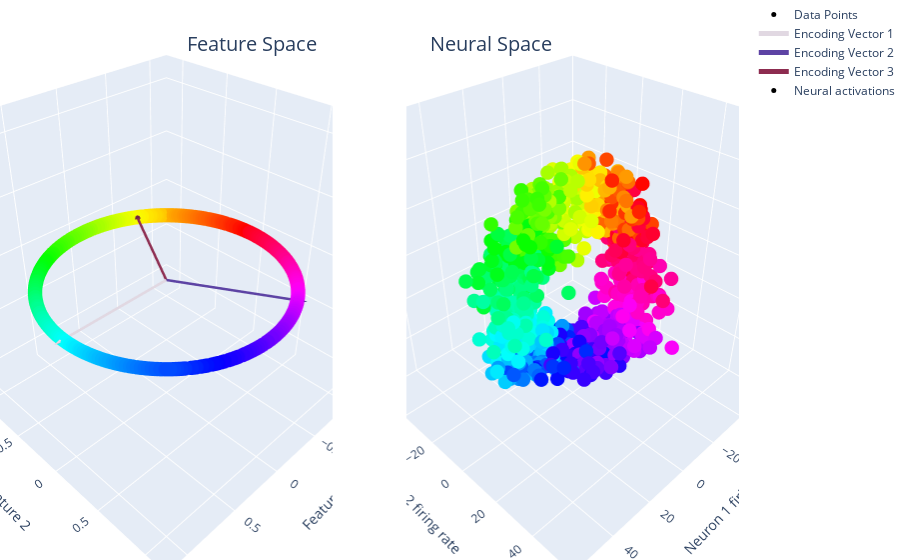

Notebook cell for this chart:
### Markdown cell above
### Plot circle $\mathcal{S}^1$ and $N=3$ encoding vectors



We will project latent manifold $\mathcal{S}^1$ (minimal embedding dimension $d=2$) into $N$-dimensional neural state space ($N=3$) with a $d\times N$ matrix $A$. The entries of $A$ are randomly sampled from a uniform distribution $U[-1,1]$ and its columns are random encoding vectors.

### Code cell
num_points = 1000
data = synthetic.hypersphere(1, num_points)

x = data[:, 0]
y = data[:, 1]
z = np.zeros(num_points)

angles = torch.atan2(data[:, 1], data[:, 0])
normalized_angles = angles / (2 * np.pi) + 1 / 2
colors = plt.cm.hsv(normalized_angles)

N = 3
place_angles = np.linspace(0, 2 * np.pi, N, endpoint=False)
encoding_matrix = gs.vstack((gs.cos(place_angles), gs.sin(place_angles)))
vectors = [encoding_matrix[:, i] for i in range(N)]

cm = plt.get_cmap("twilight")
vector_colors = [cm(1.0 * i / N) for i in range(N)]
vector_colors = [
    "rgb({}, {}, {})".format(int(r * 255), int(g * 255), int(b * 255))
    for r, g, b, _ in vector_colors
]

scatter1 = go.Scatter3d(
    x=x, y=y, z=z, mode="markers", marker=dict(size=5, color=colors), name="Data Points"
)

lines_and_cones = []
for idx, (vector, color) in enumerate(zip(vectors, vector_colors)):
    lines_and_cones.append(
        go.Scatter3d(
            x=[0, vector[0]],
            y=[0, vector[1]],
            z=[0, 0],
            mode="lines",
            line=dict(color=color, width=5),
            name=f"Encoding Vector {idx+1}",
        )
    )
    lines_and_cones.append(
        go.Cone(
            x=[vector[0]],
            y=[vector[1]],
            z=[0],
            u=[vector[0] / 10],
            v=[vector[1] / 10],
            w=[0],
            showscale=False,
            colorscale=[[0, color], [1, color]],
            sizemode="absolute",
            sizeref=0.1,
        )
    )


reference_frequency = 50

# Your existing setup for the second plot
transformed_encoding_vectors = synthetic.encode_points(
    encoding_matrix.T, encoding_matrix
)
encoded_data = synthetic.encode_points(data, encoding_matrix)
scales = gs.array([2, 1, 3])
sigmoid_data = reference_frequency * synthetic.apply_nonlinearity(
    encoded_data, "sigmoid", scales=scales
)

# hack to control variance
multiplier = 1

poisson_data = torch.poisson(multiplier * sigmoid_data) / multiplier


# synthetic_neural_manifold(points, encoding_dim, nonlinearity, poisson_multiplier=1, ref_frequency=200)


print(f"mean firing rate: {torch.mean(poisson_data):.2f} Hz")

x = poisson_data[:, 0]
y = poisson_data[:, 1]
z = poisson_data[:, 2]


scatter2 = go.Scatter3d(
    x=x,
    y=y,
    z=z,
    mode="markers",
    marker=dict(size=5, color=colors),
    name="Neural activations",
)

# Create a subplot with 1 row and 2 columns
fig = make_subplots(
    rows=1, cols=2, specs=[[{"type": "scatter3d"}, {"type": "scatter3d"}]]
)

# Add the first set of traces (scatter1 and lines_and_cones) to the first subplot
fig.add_traces(
    [scatter1] + lines_and_cones,
    rows=[1] * (len([scatter1]) + len(lines_and_cones)),
    cols=[1] * (len([scatter1]) + len(lines_and_cones)),
)

# Add the second scatter (scatter2) to the second subplot
fig.add_trace(scatter2, row=1, col=2)

# Update layout for each subplot
fig.update_layout(
    scene1=dict(
        aspectmode="cube",
        xaxis=dict(range=[-1.2, 1.2], title="Feature 1"),
        yaxis=dict(range=[-1.2, 1.2], title="Feature 2"),
        zaxis=dict(range=[-1.2, 1.2], title=""),
    ),
    scene2=dict(
        aspectmode="cube",
        xaxis=dict(
            range=[-reference_frequency * 1.2, reference_frequency * 1.2],
            title="Neuron 1 firing rate",
        ),
        yaxis=dict(
            range=[-reference_frequency * 1.2, reference_frequency * 1.2],
            title="Neuron 2 firing rate",
        ),
        zaxis=dict(
            range=[-reference_frequency * 1.2, reference_frequency * 1.2],
            title="Neuron 3 firing rate",
        ),
    ),
    margin=dict(l=0, r=0, b=0, t=0),
    title_text="",
    annotations=[
        dict(
            text="Feature Space",
            xref="paper",
            yref="paper",
            x=0.25,
            y=0.95,
            showarrow=False,
            font=dict(size=20),
        ),
        dict(
            text="Neural Space",
            xref="paper",
            yref="paper",
            x=0.75,
            y=0.95,
            showarrow=False,
            font=dict(size=20),
        ),
    ],
)


fig.show()

### Figure 1 — Plotly figure (JSON) as saved in the notebook; plotly's stock layout.template omitted (floating-point values rounded to 4 significant figures; data arrays with more than 128 entries replaced by an {"elided": "..."} marker saying what was removed)
{"data": [{"marker": {"color": {"elided": "1000x4 float values"}, "size": 5}, "mode": "markers", "name": "Data Points", "scene": "scene", "type": "scatter3d", "x": {"elided": "1000 float values"}, "y": {"elided": "1000 float values"}, "z": {"elided": "1000 int values"}}, {"line": {"color": "rgb(225, 216, 226)", "width": 5}, "mode": "lines", "name": "Encoding Vector 1", "scene": "scene", "type": "scatter3d", "x": [0, 1], "y": [0, 0], "z": [0, 0]}, {"colorscale": [[0, "rgb(225, 216, 226)"], [1, "rgb(225, 216, 226)"]], "scene": "scene", "showscale": false, "sizemode": "absolute", "sizeref": 0.1, "type": "cone", "u": [0.1], "v": [0], "w": [0], "x": [1], "y": [0], "z": [0]}, {"line": {"color": "rgb(93, 67, 164)", "width": 5}, "mode": "lines", "name": "Encoding Vector 2", "scene": "scene", "type": "scatter3d", "x": [0, -0.5], "y": [0, 0.866], "z": [0, 0]}, {"colorscale": [[0, "rgb(93, 67, 164)"], [1, "rgb(93, 67, 164)"]], "scene": "scene", "showscale": false, "sizemode": "absolute", "sizeref": 0.1, "type": "cone", "u": [-0.05], "v": [0.0866], "w": [0], "x": [-0.5], "y": [0.866], "z": [0]}, {"line": {"color": "rgb(141, 44, 80)", "width": 5}, "mode": "lines", "name": "Encoding Vector 3", "scene": "scene", "type": "scatter3d", "x": [0, -0.5], "y": [0, -0.866], "z": [0, 0]}, {"colorscale": [[0, "rgb(141, 44, 80)"], [1, "rgb(141, 44, 80)"]], "scene": "scene", "showscale": false, "sizemode": "absolute", "sizeref": 0.1, "type": "cone", "u": [-0.05], "v": [-0.0866], "w": [0], "x": [-0.5], "y": [-0.866], "z": [0]}, {"marker": {"color": {"elided": "1000x4 float values"}, "size": 5}, "mode": "markers", "name": "Neural activations", "scene": "scene2", "type": "scatter3d", "x": {"elided": "1000 int values"}, "y": {"elided": "1000 int values"}, "z": {"elided": "1000 int values"}}], "layout": {"annotations": [{"font": {"size": 20}, "showarrow": false, "text": "Feature Space", "x": 0.25, "xref": "paper", "y": 0.95, "yref": "paper"}, {"font": {"size": 20}, "showarrow": false, "text": "Neural Space", "x": 0.75, "xref": "paper", "y": 0.95, "yref": "paper"}], "margin": {"b": 0, "l": 0, "r": 0, "t": 0}, "scene": {"aspectmode": "cube", "domain": {"x": [0, 0.45], "y": [0, 1]}, "xaxis": {"range": [-1.2, 1.2], "title": {"text": "Feature 1"}}, "yaxis": {"range": [-1.2, 1.2], "title": {"text": "Feature 2"}}, "zaxis": {"range": [-1.2, 1.2], "title": {"text": ""}}}, "scene2": {"aspectmode": "cube", "domain": {"x": [0.55, 1], "y": [0, 1]}, "xaxis": {"range": [-60, 60], "title": {"text": "Neuron 1 firing rate"}}, "yaxis": {"range": [-60, 60], "title": {"text": "Neuron 2 firing rate"}}, "zaxis": {"range": [-60, 60], "title": {"text": "Neuron 3 firing rate"}}}, "title": {"text": ""}}}
